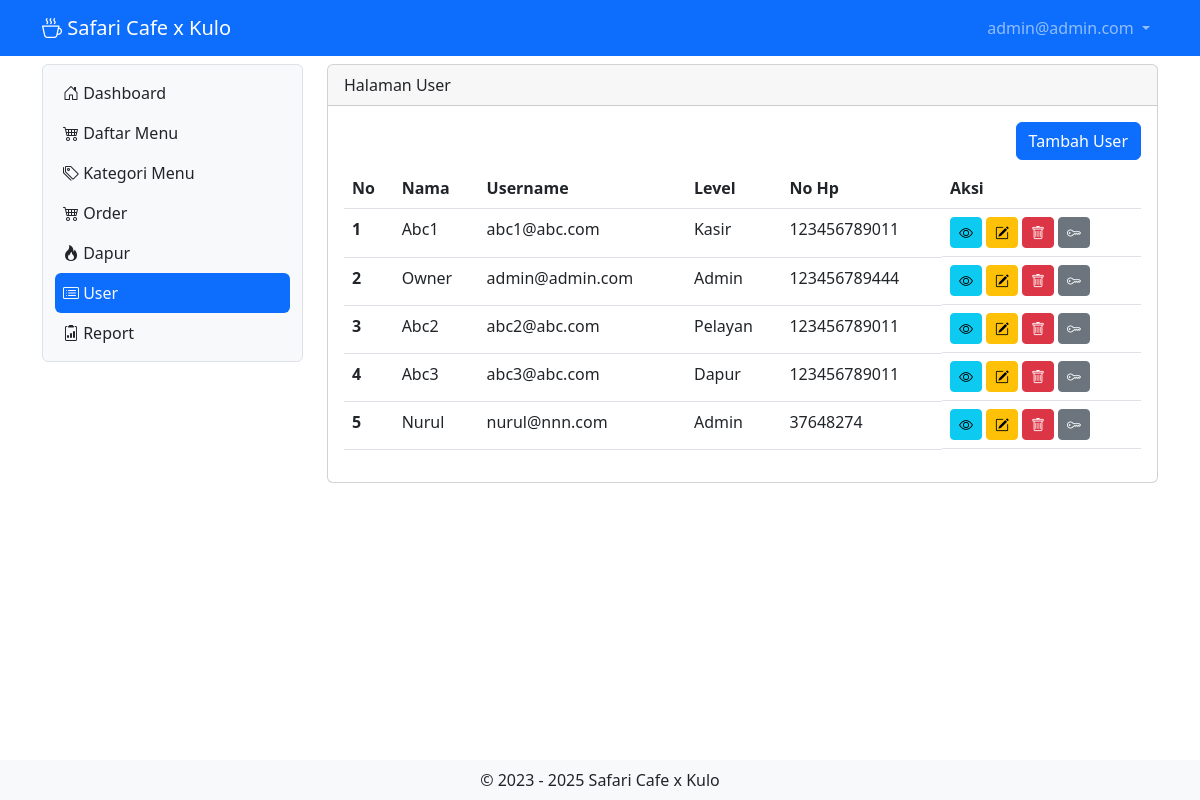
The page /user (signed in) on the database its author committed.
### tables this page shows
CREATE TABLE `tb_user` (
  `id` int(11) NOT NULL,
  `username` varchar(200) NOT NULL,
  `password` varchar(200) NOT NULL,
  `level` int(1) NOT NULL,
  `nama` varchar(200) NOT NULL,
  `nohp` varchar(15) NOT NULL,
  `alamat` varchar(300) NOT NULL
);

### user.php (the view, shortened to what this page needs)
<?php
include "proses/connect.php";
$query = mysqli_query($conn, "SELECT * FROM tb_user");
while ($record = mysqli_fetch_array($query)) {
    $result[] = $record;
}
?>
<div class="col-lg-12 mt-2">
    <div class="card">
        <div class="card-header">
            Halaman User
        </div>
        <div class="card-body">
            <div class="row">
                <div class="col d-flex justify-content-end">
                    <button class="btn btn-primary" data-bs-toggle="modal" data-bs-target="#ModalTambahUser"> Tambah
                        User</button>
                </div>
            </div>
                <?php
            if (empty($result)) {
                echo "Data user tidak ada";
            } else {
                ?>
                <div class="table-responsive mt-2">
                    <table class="table table-hover" id="example">
                        <thead>
                            <tr>
                                <th scope="col">No</th>
                                <th scope="col">Nama</th>
                                <th scope="col">Username</th>
                                <th scope="col">Level</th>
                                <th scope="col">No Hp</th>
                                <th scope="col">Aksi</th>
                            </tr>
                        </thead>
                        <tbody>
                            <?php
                            $no = 1;
                            foreach ($result as $row) {
                                ?>
                                <tr>
                                    <th scope="row"><?php echo $no++ ?></th>
                                    <td><?php echo $row['nama'] ?></td>
                                    <td><?php echo $row['username'] ?></td>
                                    <td><?php
                                    if ($row['level'] == 1) {
                                        echo "Admin";
                                    } elseif ($row['level'] == 2) {
                                        echo "Kasir";
                                    } elseif ($row['level'] == 3) {
                                        echo "Pelayan";
                                    } elseif ($row['level'] == 4) {
                                        echo "Dapur";
                                    } ?></td>
                                    <td><?php echo $row['nohp'] ?></td>
                                    <td class="d-flex">
                                        <button class="btn btn-info btn-sm me-1" data-bs-toggle="modal"
                                            data-bs-target="#ModalView<?php echo $row['id'] ?>"><i
                                                class="bi bi-eye"></i></button>
                                        <button class="btn btn-warning btn-sm me-1" data-bs-toggle="modal"
                                            data-bs-target="#ModalEdit<?php echo $row['id'] ?>"><i
                                                class="bi bi-pencil-square"></i></i></button>
                                        <button class="btn btn-danger btn-sm me-1" data-bs-toggle="modal"
                                            data-bs-target="#ModalDelete<?php echo $row['id'] ?>"><i
                                                class="bi bi-trash"></i></i></button>
                                        <button class="btn btn-secondary btn-sm" data-bs-toggle="modal"
                                            data-bs-target="#ModalResetPassword<?php echo $row['id'] ?>"><i class="bi bi-key"></i></i></i></button>
                                    </td>
                                </tr>
                                <?php
                            }
                            ?>
                        </tbody>
                    </table>
                </div>
                <?php
            }
            ?>
        </div>
    </div>
</div>

### header.php (shortened to what this page needs)
<?php
include "proses/connect.php";
$query = mysqli_query($conn, "SELECT * FROM tb_user WHERE username ='$_SESSION[username_decafe]'");
?>
<nav class="navbar navbar-expand navbar-dark bg-primary sticky-top">
    <div class="container-lg">
        <a class="navbar-brand" href="."><i class="bi bi-cup-hot"></i> Safari Cafe x Kulo</a>
        <div class="collapse navbar-collapse justify-content-end" id="navbarNavDropdown">
            <ul class="navbar-nav">
                <li class="nav-item dropdown">
                    <a class="nav-link dropdown-toggle" href="#" role="button" data-bs-toggle="dropdown"
                        aria-expanded="false">
                        <?php echo $hasil['username']; ?>
                    </a>
                </li>
            </ul>
        </div>
    </div>
</nav>

### rows shown on the page
tb_user: username "admin@admin.com", nama "Owner", level "Admin", nohp "123456789444"
tb_user: nama "Abc1", username "abc1@abc.com", level "Kasir", nohp "123456789011"
tb_user: nama "Abc2", username "abc2@abc.com", level "Pelayan", nohp "123456789011"
tb_user: nama "Abc3", username "abc3@abc.com", level "Dapur", nohp "123456789011"
tb_user: nama "Nurul", username "nurul@nnn.com", level "Admin", nohp "37648274"
